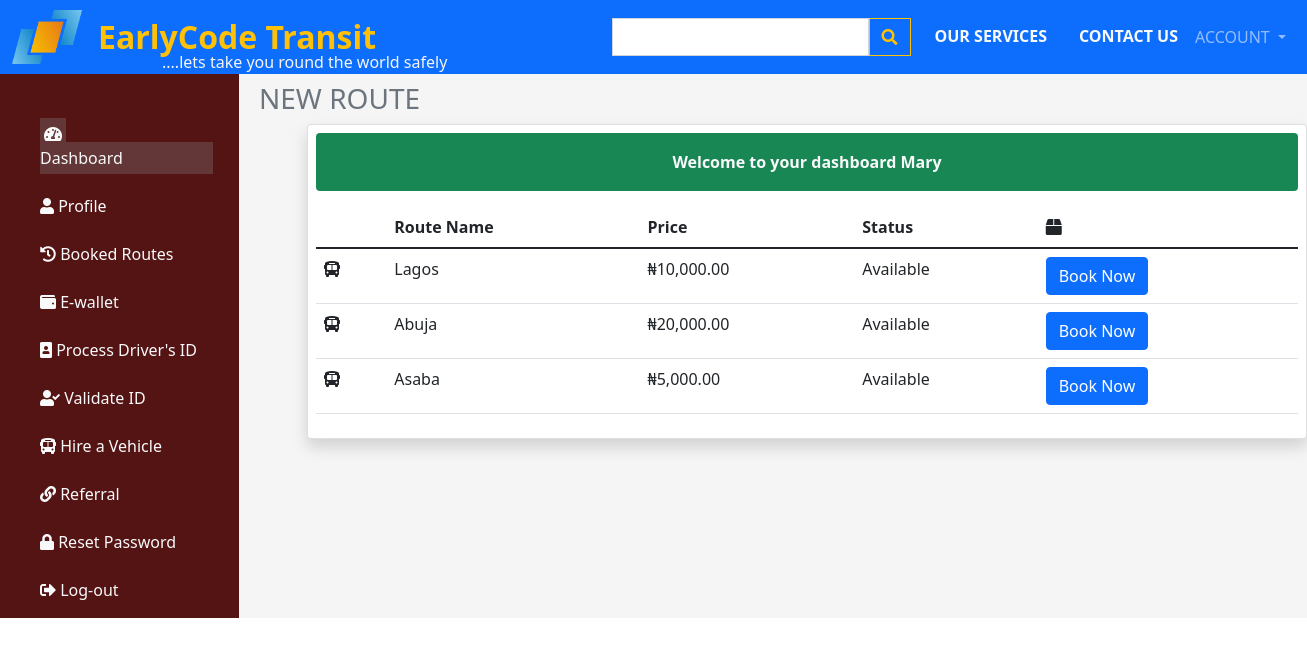
Page /portal/route.php (signed in) on the committed database.
### tables this page shows
CREATE TABLE `transport_route` (
  `id` int(11) NOT NULL,
  `route_name` varchar(100) NOT NULL,
  `route_price` varchar(30) NOT NULL,
  `route_status` varchar(15) NOT NULL,
  `available_seats` varchar(10) NOT NULL,
  `date_created` datetime NOT NULL
);

### portal/route.php (the view, shortened to what this page needs)
<?php
    require_once '../assets/config/db-connect.php';
    require_once '../assets/includes/sessions.php';
    require_once '../assets/includes/portal_header.php';
?>
<div>
                <h5 class="mt-2 fs-3 fw-b text-secondary">NEW ROUTE</h5>
                <div class="card ms-5 p-2 shadow" style=" width: 1000px;">
                    <?php
                        echo successMessage();
                        if ($_SESSION['role'] === 'admin') {
                    ?>
                    <form action="../assets/config/route_control.php" method="post">
                        <input type="text" placeholder="Route Name" name="rname" class="form-control rounded-0 mb-3">
                        <input type="number" placeholder="Route Price" name="rprice" class="form-control rounded-0 mb-3">
                        <select name="rstatus" class="form-control rounded-0 mb-3">
                            <option>Available</option>
                            <option>On Route</option>
                            <option>Full</option>
                            <option selected disabled>Route Status</option>
                        </select>
                        <input type="number" placeholder="Available Seats" name="rseats" class="form-control rounded-0 mb-3">
                        <button type="submit" name="createRoute" class="btn btn-primary">Create</button>
                    </form>
                    <?php }else{ ?>
                        <div class="table-responsive">
                <table class="table">
                    <thead>
                      <tr>
                        <th scope="col"></th>
                        <th scope="col">Route Name</th>
                        <th scope="col">Price</th>
                        <th scope="col">Status</th>
                        <th scope="col"><i class="fas fa-box"></i></th>
                      </tr>
                    </thead>
                    <tbody>
                      <?php
                        $sql = "SELECT * FROM transport_route";
                        $query = mysqli_query($connection,$sql);
                        while($row = mysqli_fetch_assoc($query)){
                      ?>
                      <tr>
                        <th scope="row"><i class="fas fa-bus-alt"></i></th>
                        <td><?php echo $row['route_name']; ?></td>
                        <td><?php echo "₦".number_format($row['route_price'],2,'.',','); ?></td>
                        <td><?php echo $row['route_status']; ?></td>
                        <td>
                            <button type="button" class="btn btn-primary" data-bs-toggle="modal" data-bs-target="#route<?php echo $row['id'] ?>">
                                Book Now
                            </button>
                        </td>
                      </tr>
                      <?php } ?>
                    </tbody>
                  </table>
                </div>
                    <?php } ?>
                </div>
</section>
</body>
</html>

### rows in the picture
transport_route: route_name "Lagos", route_price "10,000.00", route_status "Available"
transport_route: route_name "Abuja", route_price "20,000.00", route_status "Available"
transport_route: route_name "Asaba", route_price "5,000.00", route_status "Available"

### other values in the picture
successMessage() "Welcome to your dashboard Mary"
